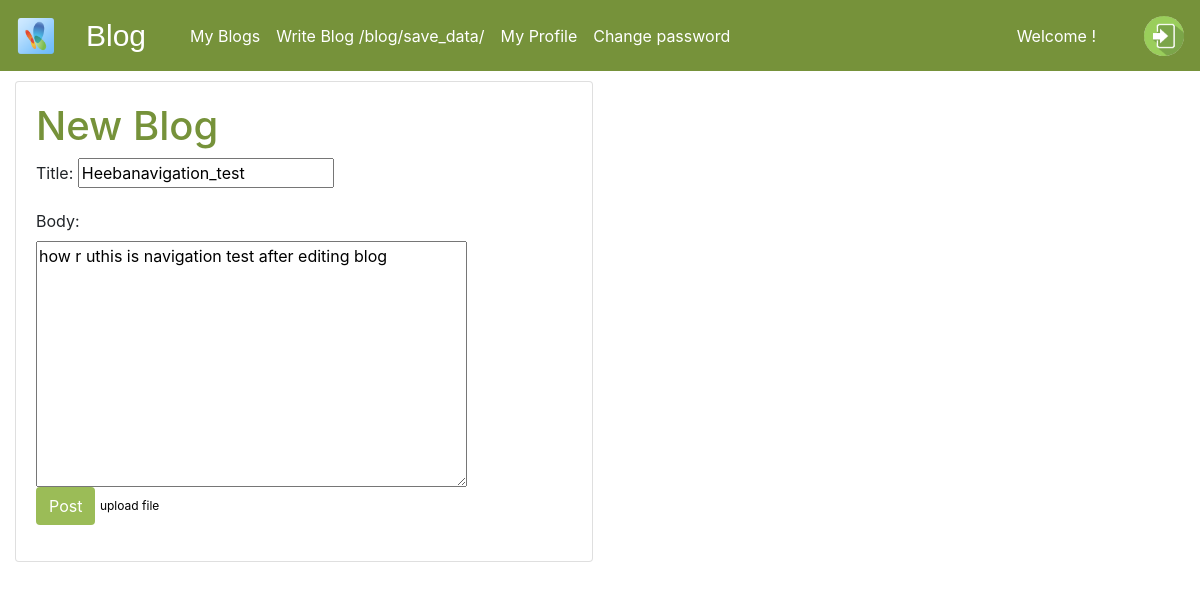
Page /blog/135/ on the committed database.
### blog/models.py (models this page shows)
class BlogList(models.Model):
	title  = models.CharField(max_length=200)
	body = models.CharField(max_length=2000)
	pub_date = models.DateTimeField(auto_now_add=True)
	user = models.ForeignKey(User,on_delete=models.DO_NOTHING)
	def __str__(self):
		return self.title

### blog/views.py (the view)
# urls.py: path('<int:id>/', views.edit_blog, name='edit_blog'),
def edit_blog(request, id=None):
    item = get_object_or_404(BlogList,id=id)
    print("item is :", item)
    form = BlogForm(request.POST or None, instance=item)
    if form.is_valid():
        form.save()
    return render(request, 'blog/index2.html', {'form': form})

### blog/form.py
class BlogForm(forms.ModelForm):
	title = forms.CharField(max_length=100)
	body = forms.CharField(widget=forms.Textarea)
	class Meta:
		model = BlogList
		fields = ['title','body',]

### blog/templates/blog/index2.html (shortened to what this page needs)
{% extends 'blog/base.html' %}
{% block content %}
<div>
<div class="card w-75">
  <div class="card-body">
    <h1 style="color: #76923A">New Blog</h1>
<form action="" method="post">
    <div class="form-group">
    <label for="{{ form.title.id_for_label }}">Title:</label>
    {{ form.title }}<br>
    </div>
    <div class="fieldWrapper">
    <label for="{{ form.body.id_for_label }}">Body:</label><br>
    {{ form.body }}
  </div>
    <button class="btn bttn" type="submit">Post</button>
    <a href="{% url 'blog:upload_file' %}" class="link">upload file</a><br>
</form>
</div>
</div>
</div>
{% endblock %}

### blog/static/blog/style.css (style rules this page uses)
a { color:white; }
.bttn { background-color: #9BBC57; color: white; }
.link { color: black; font-size: 12px; }

### rows in the picture
BlogList: title "Heebanavigation_test", body "how r uthis is navigation test after editing blog"

### other values in the picture
{{ path2 }} "/blog/save_data/"
